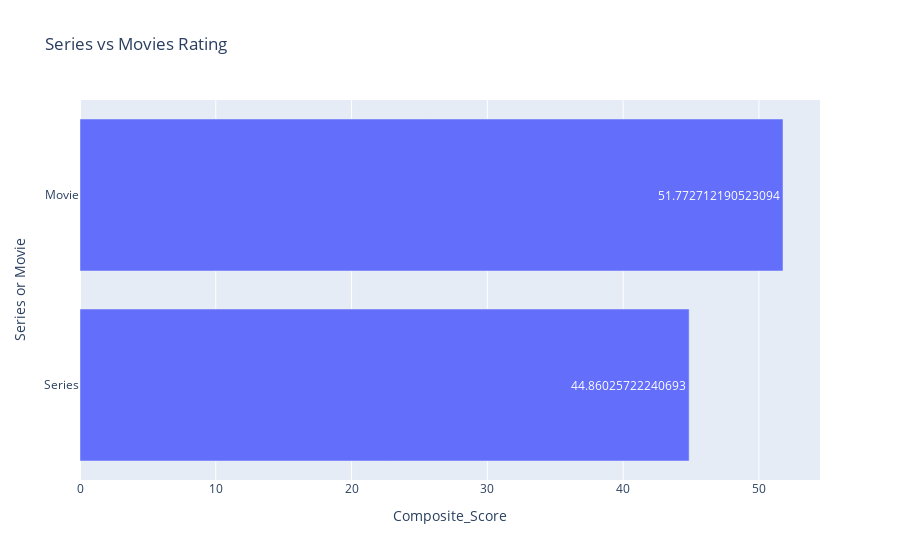

Notebook code for this chart:
### Code cell
#Created a bar graph to visualize the composite scores of movies and series
smdf = netdf[['Title','Series or Movie', 'Composite_Score']].copy()
smsize = smdf.groupby(['Series or Movie']).size().to_frame('Content')
smscore = smdf.groupby('Series or Movie')[['Composite_Score']].mean() 
sm = pd.concat([smsize, smscore],axis=1)
sm = sm.reset_index().rename_axis(None, axis=1)
sm = sm.sort_values(by=['Content'],ascending=False)
sm5= sm5.sort_values(by=['Composite_Score'])
fig1=px.bar(sm5,x='Composite_Score',y='Series or Movie',title='Series vs Movies Rating', text = 'Composite_Score')
fig1.show()

### Figure 1 — Plotly figure (JSON) as saved in the notebook; plotly's stock layout.template omitted (floating-point values rounded to 4 significant figures)
{"data": [{"alignmentgroup": "True", "hovertemplate": "Composite_Score=%{text}<br>Series or Movie=%{y}<extra></extra>", "legendgroup": "", "marker": {"color": "#636efa", "pattern": {"shape": ""}}, "name": "", "offsetgroup": "", "orientation": "h", "showlegend": false, "text": [44.86, 51.77], "textposition": "auto", "type": "bar", "x": [44.86, 51.77], "xaxis": "x", "y": ["Series", "Movie"], "yaxis": "y"}], "layout": {"barmode": "relative", "legend": {"tracegroupgap": 0}, "title": {"text": "Series vs Movies Rating"}, "xaxis": {"anchor": "y", "domain": [0, 1], "title": {"text": "Composite_Score"}}, "yaxis": {"anchor": "x", "domain": [0, 1], "title": {"text": "Series or Movie"}}}}
